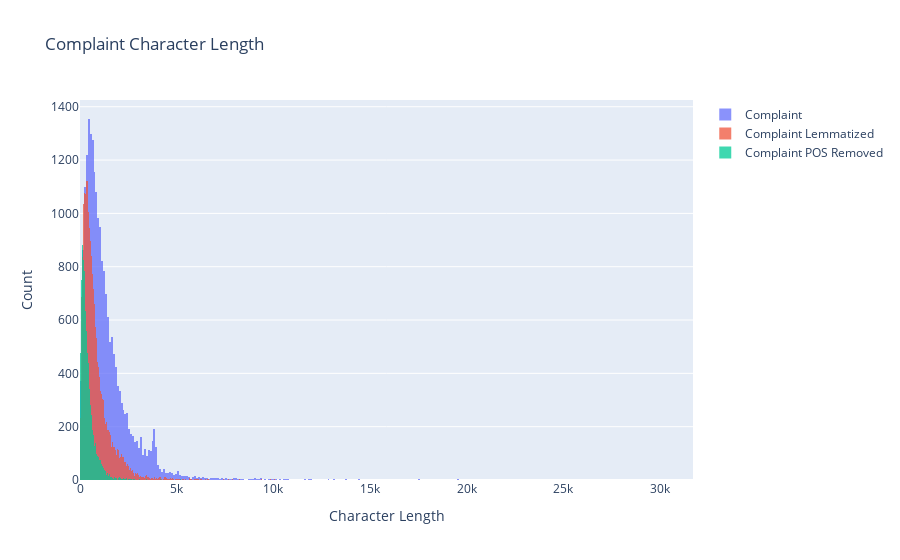

Here is the notebook cell this chart was saved with:
### Markdown cell above
## Exploratory data analysis to get familiar with the data.

Write the code in this task to perform the following:

*   Visualise the data according to the 'Complaint' character length
*   Using a word cloud find the top 40 words by frequency among all the articles after processing the text
*   Find the top unigrams,bigrams and trigrams by frequency among all the complaints after processing the text. ‘

### Code cell
# Write your code here to visualise the data according to the 'Complaint' character length
df_clean['complaint_length'] = df_clean['complaint_what_happened'].str.len()
df_clean['complaint_what_happened_lemmatized_length'] = df_clean['complaint_what_happened_lemmatized'].str.len()
df_clean['complaint_POS_removed_length'] = df_clean['complaint_POS_removed'].str.len()

fig = go.Figure()
fig.add_trace(go.Histogram(x=df_clean['complaint_length'], name='Complaint'))
fig.add_trace(go.Histogram(x=df_clean['complaint_what_happened_lemmatized_length'], name='Complaint Lemmatized'))
fig.add_trace(go.Histogram(x=df_clean['complaint_POS_removed_length'], name='Complaint POS Removed'))
fig.update_layout(barmode='overlay', title='Complaint Character Length', xaxis_title='Character Length', yaxis_title='Count')
fig.update_traces(opacity=0.75)
fig.show()

### Figure 1 — Plotly figure (JSON) as saved in the notebook; plotly's stock layout.template omitted (floating-point values rounded to 4 significant figures; data arrays with more than 128 entries replaced by an {"elided": "..."} marker saying what was removed)
{"data": [{"name": "Complaint", "opacity": 0.75, "type": "histogram", "x": {"elided": "21072 int values"}}, {"name": "Complaint Lemmatized", "opacity": 0.75, "type": "histogram", "x": {"elided": "21072 int values"}}, {"name": "Complaint POS Removed", "opacity": 0.75, "type": "histogram", "x": {"elided": "21072 int values"}}], "layout": {"barmode": "overlay", "title": {"text": "Complaint Character Length"}, "xaxis": {"title": {"text": "Character Length"}}, "yaxis": {"title": {"text": "Count"}}}}
